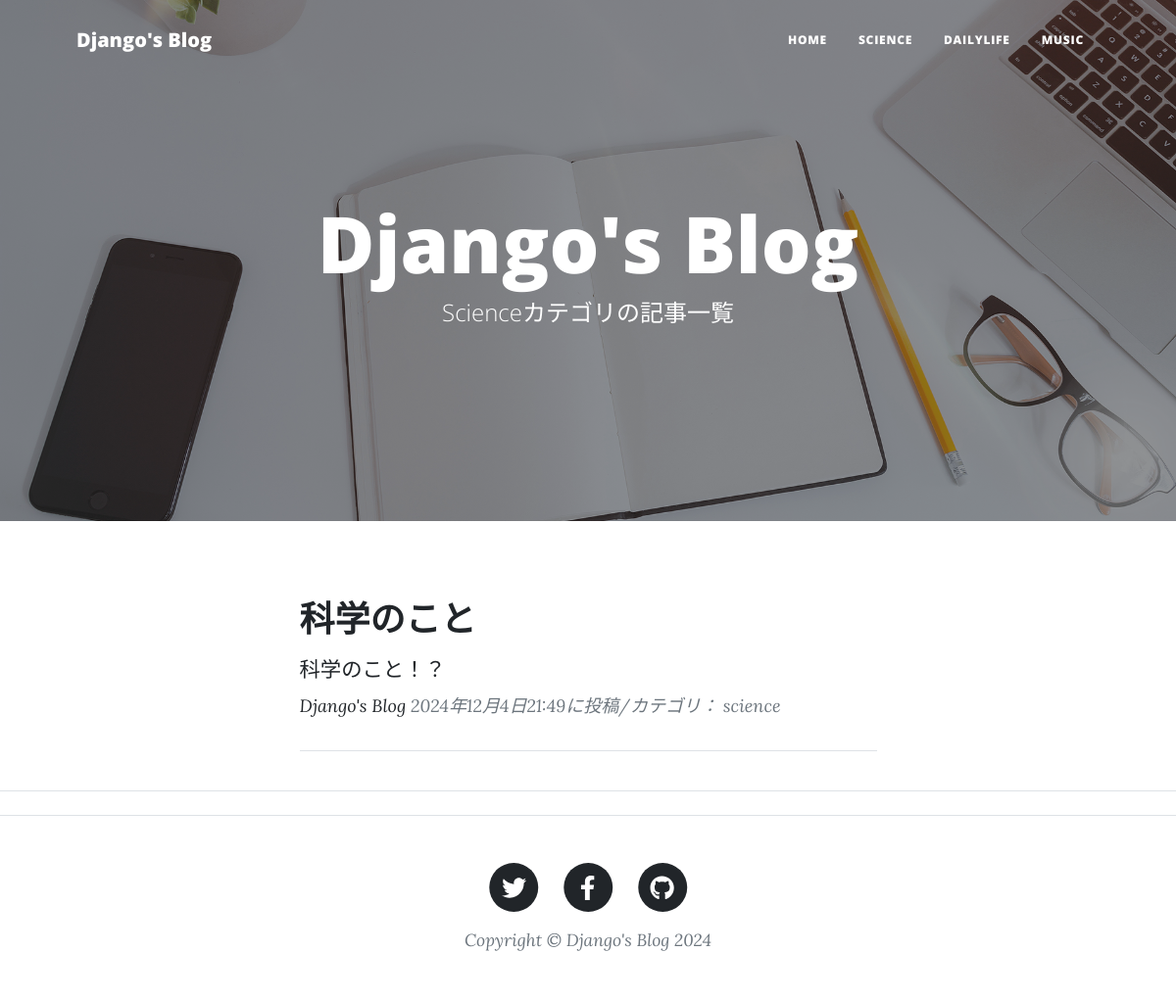
/science-list/, run on the app's committed database.
### blog/models.py (models this page shows, shortened)
class BlogPost(models.Model):
    CATEGORY = (('science','科学のこと'),('dailylife','日常のこと'),('music','音楽のこと'))
    title = models.CharField(
        verbose_name='タイトル',    #フィールドのタイトル
        max_length=200             #最大文字数は200
    )
    content = models.TextField(
        verbose_name='本文'         #フィールドのタイトル
    )
    posted_at = models.DateTimeField(
        verbose_name='投稿日時',     #フィールドのタイトル
        auto_now_add=True           #日時を自動追加
    )
    category = models.CharField(
        verbose_name='カテゴリ',    #フィールドのタイトル
        max_length=50,             #最大文字数は50
        choices=CATEGORY
    )

### blog/views.py (the view)
class ScienceView(ListView):
    template_name = 'science_list.html'
    context_object_name = 'science_records'
    queryset = BlogPost.objects.filter(category='science').order_by('-posted_at')
    paginate_by = 2

### blog/templates/science_list.html (shortened to what this page needs)
{% extends 'base.html' %}
{% load static %}
{% block header %}
<header class="masthead" style="background-image: url('{% static 'assets/img/home-bg.jpg' %}')">
    <div class="container position-relative px-4 px-lg-5">
        <div class="row gx-4 gx-lg-5 justify-content-center">
            <div class="col-md-10 col-lg-8 col-xl-7">
                <div class="site-heading">
                    <h1>Django's Blog</h1>
                    <span class="subheading">Scienceカテゴリの記事一覧</span>
                </div>
            </div>
        </div>
    </div>
</header>
{% endblock %}
{% block contents %}
<div class="container px-4 px-lg-5">
    <div class="row gx-4 gx-lg-5 justify-content-center">
        <div class="col-md-10 col-lg-8 col-xl-7">
            {% for record in science_records %}
            <div class="post-preview">
                <a href="{% url 'blog:blog_detail' record.pk %}">
                    <h2 class="post-title">
                        {{record.title}}
                    </h2>
                    <h3 class="post-subtitle">
                        <span style="font-size: 16pt;">
                            {{record.content|truncatechars:50}}
                        </span>
                    </h3>
                </a>
                <p class="post-meta">
                    <a href="#">Django's Blog</a>
                    {{record.posted_at}}に投稿/カテゴリ：
                    {{record.category}}</p>
            </div>
            <hr>
            {% endfor %}
        </div>
    </div>
</div>
<hr class="my-4" />
{% endblock %}

### data on the page
BlogPost: title "科学のこと", content "科学のこと！？", posted_at "2024年12月4日21:49", category "science"
